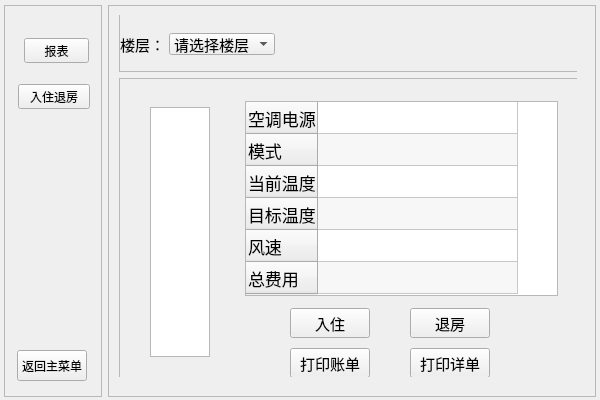
<?xml version="1.0" encoding="UTF-8"?>
<ui version="4.0">
 <class>Form</class>
 <widget class="QWidget" name="Form">
  <property name="geometry">
   <rect>
    <x>0</x>
    <y>0</y>
    <width>600</width>
    <height>400</height>
   </rect>
  </property>
  <property name="minimumSize">
   <size>
    <width>600</width>
    <height>400</height>
   </size>
  </property>
  <property name="maximumSize">
   <size>
    <width>1400</width>
    <height>1000</height>
   </size>
  </property>
  <property name="windowTitle">
   <string>波普特酒店温控系统</string>
  </property>
  <widget class="QWidget" name="layoutWidget">
   <property name="geometry">
    <rect>
     <x>4</x>
     <y>5</y>
     <width>592</width>
     <height>392</height>
    </rect>
   </property>
   <property name="font">
    <font>
     <pointsize>11</pointsize>
    </font>
   </property>
   <layout class="QHBoxLayout" name="horizontalLayout">
    <item>
     <widget class="QFrame" name="frame_left">
      <property name="sizePolicy">
       <sizepolicy hsizetype="Expanding" vsizetype="Expanding">
        <horstretch>1</horstretch>
        <verstretch>0</verstretch>
       </sizepolicy>
      </property>
      <property name="font">
       <font>
        <pointsize>11</pointsize>
       </font>
      </property>
      <property name="frameShape">
       <enum>QFrame::StyledPanel</enum>
      </property>
      <property name="frameShadow">
       <enum>QFrame::Raised</enum>
      </property>
      <widget class="QPushButton" name="pushButton_report">
       <property name="geometry">
        <rect>
         <x>20</x>
         <y>33</y>
         <width>65</width>
         <height>25</height>
        </rect>
       </property>
       <property name="font">
        <font>
         <pointsize>9</pointsize>
        </font>
       </property>
       <property name="text">
        <string>报表</string>
       </property>
      </widget>
      <widget class="QPushButton" name="pushButton_checkinout">
       <property name="geometry">
        <rect>
         <x>14</x>
         <y>79</y>
         <width>72</width>
         <height>25</height>
        </rect>
       </property>
       <property name="font">
        <font>
         <pointsize>9</pointsize>
        </font>
       </property>
       <property name="text">
        <string>入住退房</string>
       </property>
      </widget>
      <widget class="QPushButton" name="pushButton_return">
       <property name="geometry">
        <rect>
         <x>13</x>
         <y>345</y>
         <width>70</width>
         <height>31</height>
        </rect>
       </property>
       <property name="font">
        <font>
         <pointsize>9</pointsize>
        </font>
       </property>
       <property name="text">
        <string>返回主菜单</string>
       </property>
      </widget>
     </widget>
    </item>
    <item>
     <widget class="QFrame" name="frame_2">
      <property name="sizePolicy">
       <sizepolicy hsizetype="Expanding" vsizetype="Expanding">
        <horstretch>5</horstretch>
        <verstretch>0</verstretch>
       </sizepolicy>
      </property>
      <property name="font">
       <font>
        <pointsize>11</pointsize>
       </font>
      </property>
      <property name="frameShape">
       <enum>QFrame::StyledPanel</enum>
      </property>
      <property name="frameShadow">
       <enum>QFrame::Raised</enum>
      </property>
      <widget class="QStackedWidget" name="stackedWidget">
       <property name="geometry">
        <rect>
         <x>10</x>
         <y>10</y>
         <width>459</width>
         <height>362</height>
        </rect>
       </property>
       <property name="font">
        <font>
         <pointsize>11</pointsize>
        </font>
       </property>
       <property name="currentIndex">
        <number>1</number>
       </property>
       <widget class="QWidget" name="page_report">
        <widget class="QTableWidget" name="tableWidget_report">
         <property name="geometry">
          <rect>
           <x>81</x>
           <y>32</y>
           <width>308</width>
           <height>243</height>
          </rect>
         </property>
        </widget>
       </widget>
       <widget class="QWidget" name="page_checkinout">
        <widget class="QWidget" name="layoutWidget">
         <property name="geometry">
          <rect>
           <x>1</x>
           <y>-5</y>
           <width>469</width>
           <height>377</height>
          </rect>
         </property>
         <layout class="QVBoxLayout" name="verticalLayout">
          <item>
           <widget class="QFrame" name="frame_up">
            <property name="sizePolicy">
             <sizepolicy hsizetype="Preferred" vsizetype="Preferred">
              <horstretch>0</horstretch>
              <verstretch>1</verstretch>
             </sizepolicy>
            </property>
            <property name="frameShape">
             <enum>QFrame::StyledPanel</enum>
            </property>
            <property name="frameShadow">
             <enum>QFrame::Raised</enum>
            </property>
            <widget class="QComboBox" name="comboBox_floor">
             <property name="geometry">
              <rect>
               <x>50</x>
               <y>23</y>
               <width>106</width>
               <height>22</height>
              </rect>
             </property>
             <item>
              <property name="text">
               <string>请选择楼层</string>
              </property>
             </item>
             <item>
              <property name="text">
               <string>一楼</string>
              </property>
             </item>
             <item>
              <property name="text">
               <string>二楼</string>
              </property>
             </item>
             <item>
              <property name="text">
               <string>三楼</string>
              </property>
             </item>
             <item>
              <property name="text">
               <string>四楼</string>
              </property>
             </item>
            </widget>
            <widget class="QLabel" name="label_floor">
             <property name="geometry">
              <rect>
               <x>1</x>
               <y>23</y>
               <width>50</width>
               <height>22</height>
              </rect>
             </property>
             <property name="text">
              <string>楼层：</string>
             </property>
            </widget>
           </widget>
          </item>
          <item>
           <widget class="QFrame" name="frame_down">
            <property name="sizePolicy">
             <sizepolicy hsizetype="Preferred" vsizetype="Preferred">
              <horstretch>0</horstretch>
              <verstretch>5</verstretch>
             </sizepolicy>
            </property>
            <property name="frameShape">
             <enum>QFrame::StyledPanel</enum>
            </property>
            <property name="frameShadow">
             <enum>QFrame::Raised</enum>
            </property>
            <widget class="QPushButton" name="pushButton_printbill">
             <property name="geometry">
              <rect>
               <x>171</x>
               <y>270</y>
               <width>80</width>
               <height>30</height>
              </rect>
             </property>
             <property name="text">
              <string>打印账单</string>
             </property>
            </widget>
            <widget class="QPushButton" name="pushButton_checkin">
             <property name="geometry">
              <rect>
               <x>171</x>
               <y>230</y>
               <width>80</width>
               <height>30</height>
              </rect>
             </property>
             <property name="text">
              <string>入住</string>
             </property>
            </widget>
            <widget class="QPushButton" name="pushButton_printdetail">
             <property name="geometry">
              <rect>
               <x>291</x>
               <y>270</y>
               <width>80</width>
               <height>30</height>
              </rect>
             </property>
             <property name="text">
              <string>打印详单</string>
             </property>
            </widget>
            <widget class="QPushButton" name="pushButton_checkout">
             <property name="geometry">
              <rect>
               <x>291</x>
               <y>230</y>
               <width>80</width>
               <height>30</height>
              </rect>
             </property>
             <property name="text">
              <string>退房</string>
             </property>
            </widget>
            <widget class="QListWidget" name="listWidget_room">
             <property name="geometry">
              <rect>
               <x>31</x>
               <y>29</y>
               <width>60</width>
               <height>250</height>
              </rect>
             </property>
             <property name="font">
              <font>
               <pointsize>12</pointsize>
              </font>
             </property>
             <property name="editTriggers">
              <set>QAbstractItemView::NoEditTriggers</set>
             </property>
             <property name="alternatingRowColors">
              <bool>true</bool>
             </property>
            </widget>
            <widget class="QTableWidget" name="tableWidget_status">
             <property name="geometry">
              <rect>
               <x>126</x>
               <y>23</y>
               <width>313</width>
               <height>195</height>
              </rect>
             </property>
             <property name="font">
              <font>
               <pointsize>13</pointsize>
              </font>
             </property>
             <property name="frameShadow">
              <enum>QFrame::Sunken</enum>
             </property>
             <property name="editTriggers">
              <set>QAbstractItemView::NoEditTriggers</set>
             </property>
             <property name="alternatingRowColors">
              <bool>true</bool>
             </property>
             <property name="horizontalScrollMode">
              <enum>QAbstractItemView::ScrollPerPixel</enum>
             </property>
             <attribute name="horizontalHeaderVisible">
              <bool>false</bool>
             </attribute>
             <attribute name="horizontalHeaderCascadingSectionResizes">
              <bool>false</bool>
             </attribute>
             <attribute name="horizontalHeaderDefaultSectionSize">
              <number>200</number>
             </attribute>
             <attribute name="verticalHeaderCascadingSectionResizes">
              <bool>false</bool>
             </attribute>
             <attribute name="verticalHeaderDefaultSectionSize">
              <number>32</number>
             </attribute>
             <row>
              <property name="text">
               <string>空调电源</string>
              </property>
             </row>
             <row>
              <property name="text">
               <string>模式</string>
              </property>
             </row>
             <row>
              <property name="text">
               <string>当前温度</string>
              </property>
             </row>
             <row>
              <property name="text">
               <string>目标温度</string>
              </property>
             </row>
             <row>
              <property name="text">
               <string>风速</string>
              </property>
             </row>
             <row>
              <property name="text">
               <string>总费用</string>
              </property>
             </row>
             <column>
              <property name="text">
               <string>New Column</string>
              </property>
             </column>
             <item row="0" column="0">
              <property name="text">
               <string/>
              </property>
             </item>
            </widget>
           </widget>
          </item>
         </layout>
        </widget>
       </widget>
      </widget>
     </widget>
    </item>
   </layout>
  </widget>
 </widget>
 <resources/>
 <connections/>
</ui>
